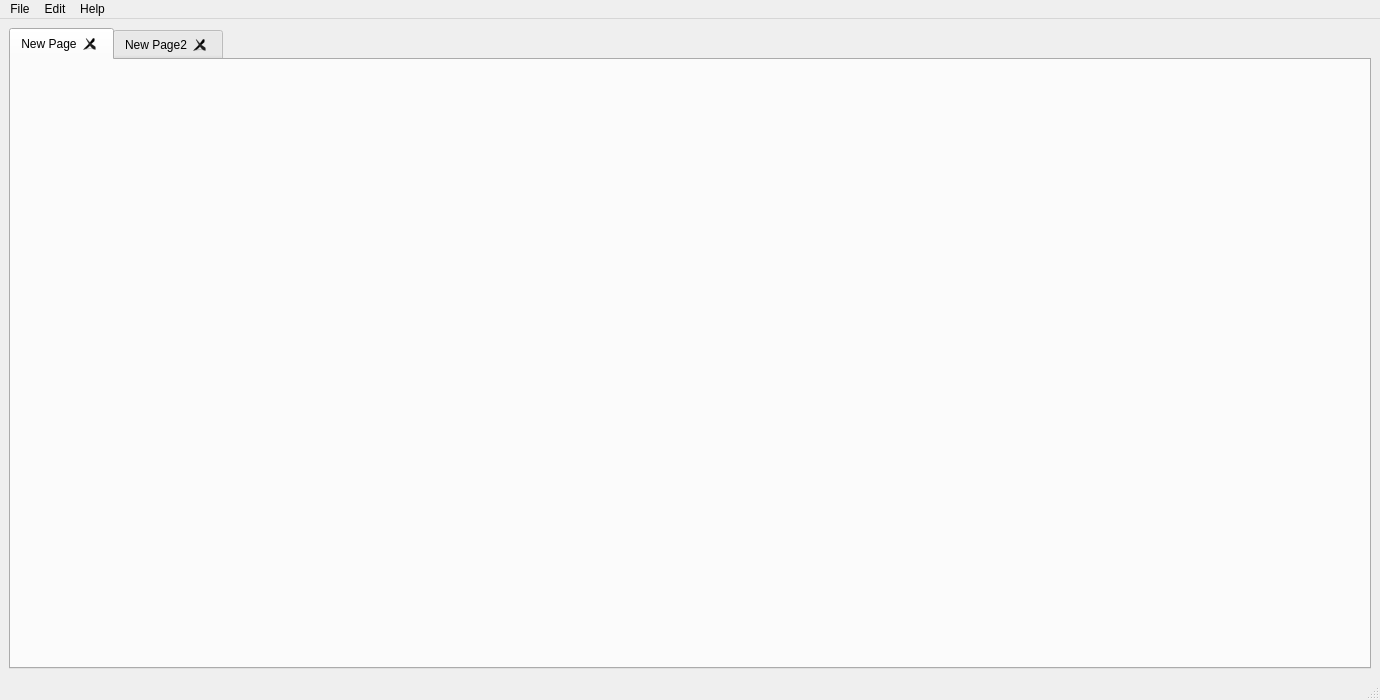
<?xml version="1.0" encoding="UTF-8"?>
<ui version="4.0">
 <class>RWindow</class>
 <widget class="QMainWindow" name="RWindow">
  <property name="geometry">
   <rect>
    <x>0</x>
    <y>0</y>
    <width>1380</width>
    <height>700</height>
   </rect>
  </property>
  <property name="windowTitle">
   <string>RWindow</string>
  </property>
  <widget class="QWidget" name="centralwidget">
   <layout class="QVBoxLayout" name="verticalLayout">
    <item>
     <widget class="QTabWidget" name="tabWidget_Note">
      <property name="currentIndex">
       <number>0</number>
      </property>
      <property name="iconSize">
       <size>
        <width>16</width>
        <height>16</height>
       </size>
      </property>
      <property name="elideMode">
       <enum>Qt::ElideLeft</enum>
      </property>
      <property name="usesScrollButtons">
       <bool>true</bool>
      </property>
      <property name="documentMode">
       <bool>false</bool>
      </property>
      <property name="tabsClosable">
       <bool>true</bool>
      </property>
      <property name="movable">
       <bool>true</bool>
      </property>
      <property name="tabBarAutoHide">
       <bool>false</bool>
      </property>
      <widget class="QWidget" name="RBaseTab">
       <attribute name="title">
        <string>New Page</string>
       </attribute>
      </widget>
      <widget class="QWidget" name="RBaseTab2">
       <attribute name="title">
        <string>New Page2</string>
       </attribute>
      </widget>
     </widget>
    </item>
   </layout>
  </widget>
  <widget class="QMenuBar" name="menubar">
   <property name="geometry">
    <rect>
     <x>0</x>
     <y>0</y>
     <width>1380</width>
     <height>26</height>
    </rect>
   </property>
   <widget class="QMenu" name="menuFile">
    <property name="title">
     <string>File</string>
    </property>
    <addaction name="actionNew"/>
    <addaction name="actionNew_Window"/>
    <addaction name="actionOpen"/>
    <addaction name="actionSave"/>
    <addaction name="actionSave_As"/>
    <addaction name="separator"/>
    <addaction name="actionExit"/>
   </widget>
   <widget class="QMenu" name="menuHelp">
    <property name="title">
     <string>Help</string>
    </property>
    <addaction name="actionAbout"/>
    <addaction name="actionSupport"/>
    <addaction name="separator"/>
    <addaction name="actionSend_Feedback"/>
   </widget>
   <widget class="QMenu" name="menuEdit">
    <property name="title">
     <string>Edit</string>
    </property>
    <addaction name="actionFont"/>
   </widget>
   <addaction name="menuFile"/>
   <addaction name="menuEdit"/>
   <addaction name="menuHelp"/>
  </widget>
  <widget class="QStatusBar" name="statusbar"/>
  <action name="actionNew">
   <property name="text">
    <string>New</string>
   </property>
   <property name="shortcut">
    <string>Ctrl+N</string>
   </property>
  </action>
  <action name="actionSave">
   <property name="text">
    <string>Save</string>
   </property>
   <property name="shortcut">
    <string>Ctrl+S</string>
   </property>
  </action>
  <action name="actionOpen">
   <property name="text">
    <string>Open</string>
   </property>
   <property name="shortcut">
    <string>Ctrl+O</string>
   </property>
  </action>
  <action name="actionExit">
   <property name="text">
    <string>Exit</string>
   </property>
  </action>
  <action name="actionNew_Window">
   <property name="text">
    <string>New Window</string>
   </property>
   <property name="shortcut">
    <string>Ctrl+Shift+N</string>
   </property>
  </action>
  <action name="actionSave_As">
   <property name="text">
    <string>Save As</string>
   </property>
   <property name="shortcut">
    <string>Ctrl+Shift+S</string>
   </property>
  </action>
  <action name="actionAbout">
   <property name="text">
    <string>About RNote</string>
   </property>
  </action>
  <action name="actionSupport">
   <property name="text">
    <string>Help and Support</string>
   </property>
  </action>
  <action name="actionSend_Feedback">
   <property name="text">
    <string>Send Feedback</string>
   </property>
  </action>
  <action name="actionFont">
   <property name="text">
    <string>Font</string>
   </property>
  </action>
 </widget>
 <resources/>
 <connections/>
</ui>
